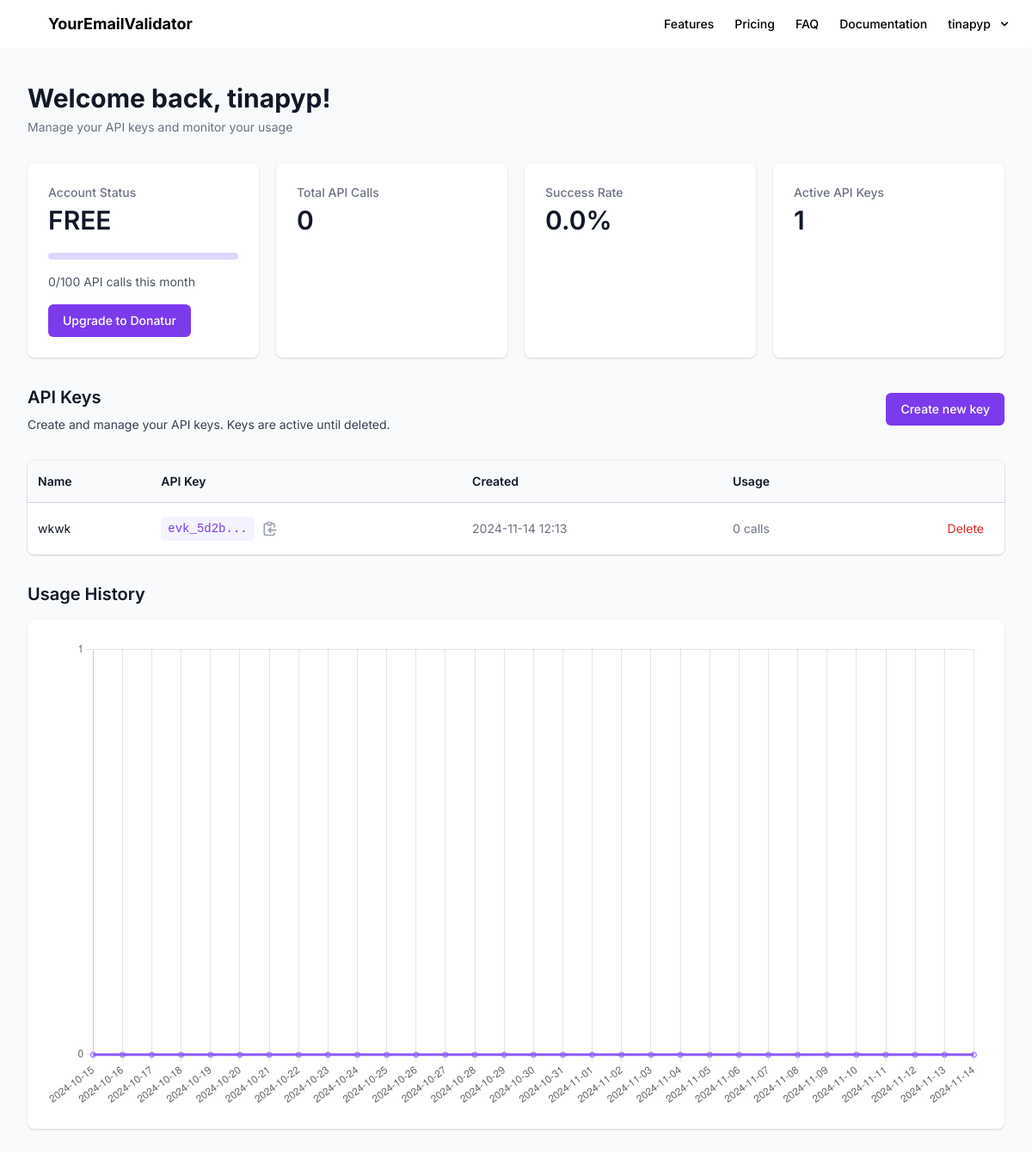
Before: /dashboard (signed in) with the older database file.
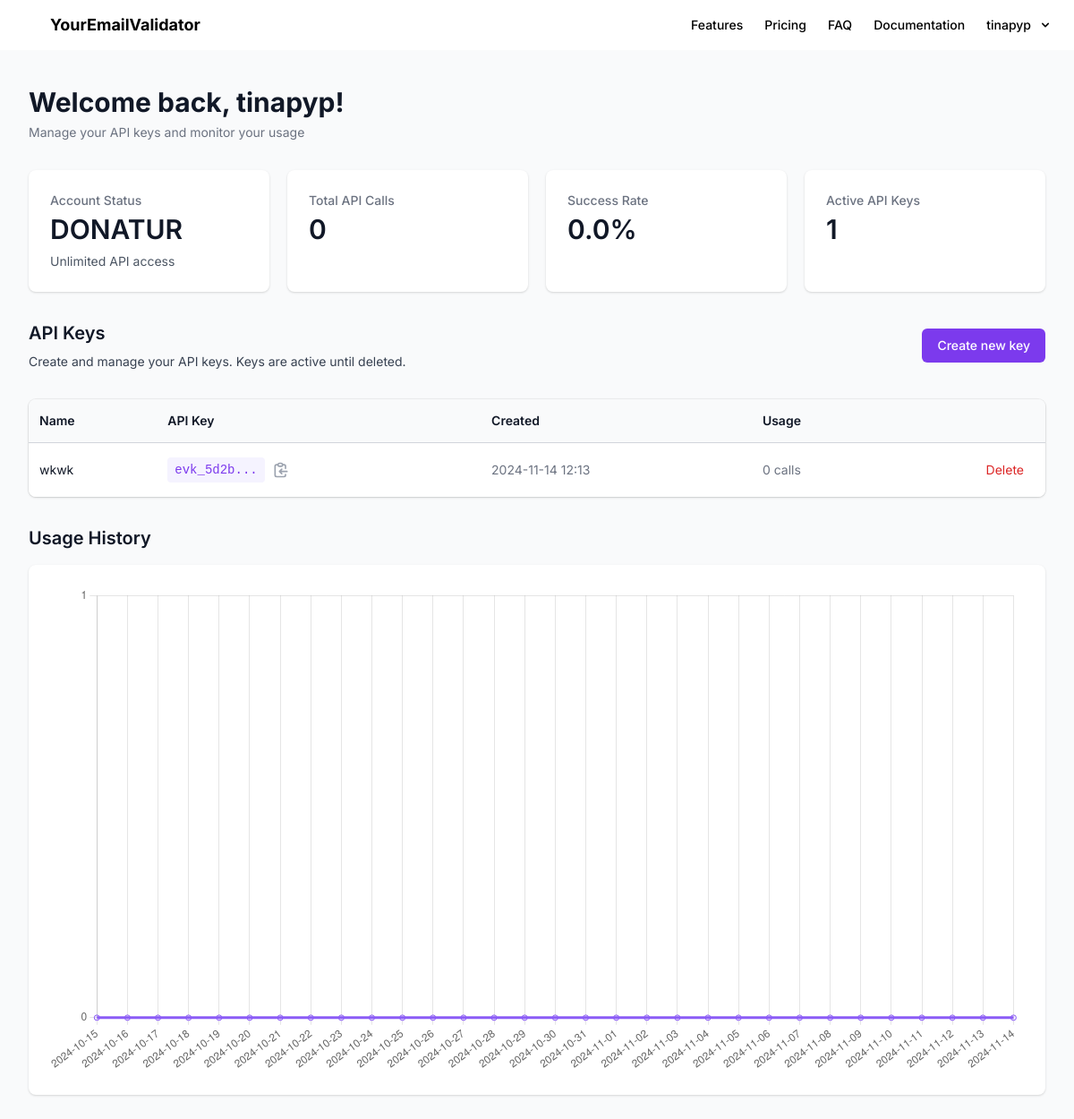
After: the same page with the newer database file.
### app/auth/models.py (models this page shows)
class User(Base):
    __tablename__ = "users"
    id = Column(Integer, primary_key=True, index=True)
    email = Column(String, unique=True, index=True)
    username = Column(String, unique=True, index=True)
    hashed_password = Column(String)
    status = Column(String, default=UserStatus.FREE)
    is_active = Column(Boolean, default=True)
    created_at = Column(DateTime(timezone=True), server_default=func.now())
    api_keys = relationship(
        "APIKey", back_populates="user", cascade="all, delete-orphan"
    )
    api_usage = relationship(
        "APIUsage", back_populates="user", cascade="all, delete-orphan"
    )

### app/api/models.py (models this page shows, shortened)
class APIKey(Base):
    __tablename__ = "api_keys"
    id = Column(Integer, primary_key=True, index=True)
    key = Column(String, unique=True, index=True)
    name = Column(String)
    user_id = Column(Integer, ForeignKey("users.id", ondelete="CASCADE"))
    created_at = Column(DateTime(timezone=True), server_default=func.now())
    is_active = Column(Boolean, default=True)
    usage_count = Column(Integer, default=0)
    user = relationship("User", back_populates="api_keys")
    usage = relationship(
        "APIUsage", back_populates="api_key", cascade="all, delete-orphan"
    )

### app/web/routes.py (the view)
@router.get("/dashboard", response_class=HTMLResponse)
async def dashboard(
    request: Request,
    db: Session = Depends(get_db),
    current_user: User = Depends(get_current_user),
):
    api_keys = (
        db.query(APIKey)
        .filter(APIKey.user_id == current_user.id, APIKey.is_active == True)
        .all()
    )
    usage_stats = get_dashboard_stats(current_user, db)
    usage_stats["dates"] = [date.isoformat() for date in usage_stats["dates"]]
    return templates.TemplateResponse(
        "pages/dashboard.html",
        {
            "request": request,
            "current_user": current_user,
            "api_keys": api_keys,
            "usage_stats": usage_stats,
        },
    )

### templates/pages/dashboard.html (shortened to what this page needs)
{% extends 'base.html' %}
{% block content %}
  <div class="min-h-screen bg-gray-50">
    <main class="py-10">
      <div class="max-w-7xl mx-auto px-4 sm:px-6 lg:px-8">
        <div class="md:flex md:items-center md:justify-between">
          <div class="flex-1 min-w-0">
            <h1 class="text-3xl font-bold leading-tight text-gray-900">Welcome back, {{ current_user.username }}!</h1>
            <p class="mt-1 text-sm text-gray-500">Manage your API keys and monitor your usage</p>
          </div>
        </div>
        <div class="mt-8 grid grid-cols-1 gap-5 sm:grid-cols-2 lg:grid-cols-4">
          <div class="bg-white overflow-hidden shadow rounded-lg">
            <div class="px-4 py-5 sm:p-6">
              <dt class="text-sm font-medium text-gray-500 truncate">Account Status</dt>
              <dd class="mt-1 text-3xl font-semibold text-gray-900">{{ current_user.status }}</dd>
              {% if current_user.status == 'FREE' %}
                <div class="mt-4">
                  <div class="relative pt-1">
                    <div class="overflow-hidden h-2 mb-4 text-xs flex rounded bg-purple-200">
                      {% set usage_percent = usage_stats.total_calls / 100 * 100 %}
                    </div>
                  </div>
                  <p class="text-sm text-gray-600">{{ usage_stats.total_calls }}/100 API calls this month</p>
                  <form action="{{ url_for('upgrade_to_donatur') }}" method="POST" class="mt-4">
                    <button type="submit" class="inline-flex items-center px-4 py-2 border border-transparent text-sm font-medium rounded-md text-white bg-purple-600 hover:bg-purple-700 focus:outline-none focus:ring-2 focus:ring-offset-2 focus:ring-purple-500">Upgrade to Donatur</button>
                  </form>
                </div>
              {% else %}
                <p class="mt-2 text-sm text-gray-600">Unlimited API access</p>
              {% endif %}
            </div>
          </div>
          <div class="bg-white overflow-hidden shadow rounded-lg">
            <div class="px-4 py-5 sm:p-6">
              <dt class="text-sm font-medium text-gray-500 truncate">Total API Calls</dt>
              <dd class="mt-1 text-3xl font-semibold text-gray-900">{{ usage_stats.total_calls|default(0) }}</dd>
            </div>
          </div>
          <div class="bg-white overflow-hidden shadow rounded-lg">
            <div class="px-4 py-5 sm:p-6">
              <dt class="text-sm font-medium text-gray-500 truncate">Success Rate</dt>
              <dd class="mt-1 text-3xl font-semibold text-gray-900">{{ '%.1f'|format(usage_stats.success_rate|default(0)) }}%</dd>
            </div>
          </div>
          <div class="bg-white overflow-hidden shadow rounded-lg">
            <div class="px-4 py-5 sm:p-6">
              <dt class="text-sm font-medium text-gray-500 truncate">Active API Keys</dt>
              <dd class="mt-1 text-3xl font-semibold text-gray-900">{{ api_keys|length }}</dd>
            </div>
          </div>
        </div>
        <div class="mt-8">
          <div class="sm:flex sm:items-center">
            <div class="sm:flex-auto">
              <h2 class="text-xl font-semibold text-gray-900">API Keys</h2>
              <p class="mt-2 text-sm text-gray-700">Create and manage your API keys. Keys are active until deleted.</p>
            </div>
            <div class="mt-4 sm:mt-0 sm:ml-16 sm:flex-none">
              <button type="button" onclick="openCreateKeyModal()" class="inline-flex items-center justify-center px-4 py-2 border border-transparent text-sm font-medium rounded-md text-white bg-purple-600 hover:bg-purple-700 focus:outline-none focus:ring-2 focus:ring-offset-2 focus:ring-purple-500">Create new key</button>
            </div>
          </div>
          <div class="mt-8 flex flex-col">
            <div class="-my-2 -mx-4 overflow-x-auto sm:-mx-6 lg:-mx-8">
              <div class="inline-block min-w-full py-2 align-middle md:px-6 lg:px-8">
                <div class="overflow-hidden shadow ring-1 ring-black ring-opacity-5 md:rounded-lg">
                  <table class="min-w-full divide-y divide-gray-300">
                    <thead class="bg-gray-50">
                      <tr>
                        <th scope="col" class="px-3 py-3.5 text-left text-sm font-semibold text-gray-900">Name</th>
                        <th scope="col" class="px-3 py-3.5 text-left text-sm font-semibold text-gray-900">API Key</th>
                        <th scope="col" class="px-3 py-3.5 text-left text-sm font-semibold text-gray-900">Created</th>
                        <th scope="col" class="px-3 py-3.5 text-left text-sm font-semibold text-gray-900">Usage</th>
                        <th scope="col" class="relative py-3.5 pl-3 pr-4 sm:pr-6">
                        </th>
                      </tr>
                    </thead>
                    <tbody class="divide-y divide-gray-200 bg-white">
                      {% for key in api_keys %}
                        <tr>
                          <td class="whitespace-nowrap px-3 py-4 text-sm text-gray-900">{{ key.name }}</td>
                          <td class="whitespace-nowrap px-3 py-4 text-sm">
                            <div class="flex items-center">
                              <code class="text-sm text-purple-600 bg-purple-50 px-2 py-1 rounded">{{ key.key[:8] }}...</code>
                              <button onclick="copyToClipboard('{{ key.key }}')" class="ml-2 text-gray-400 hover:text-gray-600">
                                <svg class="h-5 w-5" fill="none" stroke="currentColor" viewBox="0 0 24 24">
                                  <path stroke-linecap="round" stroke-linejoin="round" stroke-width="2" d="M8 5H6a2 2 0 00-2 2v12a2 2 0 002 2h10a2 2 0 002-2v-1M8 5a2 2 0 002 2h2a2 2 0 002-2M8 5a2 2 0 012-2h2a2 2 0 012 2m0 0h2a2 2 0 012 2v3m2 4H10m0 0l3-3m-3 3l3 3" />
                                </svg>
                              </button>
                            </div>
                          </td>
                          <td class="whitespace-nowrap px-3 py-4 text-sm text-gray-500">{{ key.created_at.strftime('%Y-%m-%d %H:%M') }}</td>
                          <td class="whitespace-nowrap px-3 py-4 text-sm text-gray-500">{{ key.usage_count|default(0) }} calls</td>
                          <td class="relative whitespace-nowrap py-4 pl-3 pr-4 text-right text-sm font-medium sm:pr-6">
                            <button onclick="deleteApiKey('{{ key.id }}')" class="text-red-600 hover:text-red-900">Delete</button>
                          </td>
                        </tr>
                      {% else %}
                        <tr>
                          <td colspan="5" class="px-3 py-4 text-sm text-gray-500 text-center">No API keys yet. Create one to get started!</td>
                        </tr>
                      {% endfor %}
                    </tbody>
                  </table>
                </div>
              </div>
            </div>
          </div>
        </div>
        <div class="mt-8">
          <h2 class="text-xl font-semibold text-gray-900">Usage History</h2>
          <div class="mt-4 bg-white shadow rounded-lg p-6">
            <canvas id="usageChart"></canvas>
          </div>
        </div>
      </div>
    </main>
  </div>
{% endblock %}

### templates/base.html (shortened to what this page needs)
<!DOCTYPE html>
<html lang="en">
  <head>
    <link href="https://cdn.jsdelivr.net/npm/tailwindcss@2.2.19/dist/tailwind.min.css" rel="stylesheet" />
    <link href="{{ url_for('static', path='/css/styles.css') }}" rel="stylesheet" />
  </head>
  <body class="bg-gradient min-h-screen flex flex-col">
    {% include 'components/header.html' %}
    <main class="flex-1">
      {% block content %}
      {% endblock %}
    </main>
  </body>
</html>

### templates/components/header.html (shortened to what this page needs)
<header class="px-4 lg:px-6 h-14 flex items-center backdrop-filter backdrop-blur-sm bg-white bg-opacity-50 sticky top-0 z-50">
    <a href="{{ url_for('home') }}" class="flex items-center justify-center">
        <i class="h-6 w-6 text-purple-500"></i>
        <span class="ml-2 text-lg font-bold">YourEmailValidator</span>
    </a>
    <nav class="ml-auto flex items-center gap-4 sm:gap-6">
        <a href="#features" class="text-sm font-medium hover:text-purple-500 transition-colors">Features</a>
        <a href="#pricing" class="text-sm font-medium hover:text-purple-500 transition-colors">Pricing</a>
        <a href="#faq" class="text-sm font-medium hover:text-purple-500 transition-colors">FAQ</a>
        <a href="/docs-api" class="text-sm font-medium hover:text-purple-500 transition-colors">Documentation</a>
        {% if current_user is not none %}
            <div class="relative" x-data="{ open: false }">
                <button @click="open = !open" class="flex items-center gap-2 text-sm font-medium hover:text-purple-500 transition-colors">
                    <span>{{ current_user.username }}</span>
                    <svg xmlns="http://www.w3.org/2000/svg" class="h-4 w-4" viewBox="0 0 20 20" fill="currentColor">
                        <path fill-rule="evenodd" d="M5.293 7.293a1 1 0 011.414 0L10 10.586l3.293-3.293a1 1 0 111.414 1.414l-4 4a1 1 0 01-1.414 0l-4-4a1 1 0 010-1.414z" clip-rule="evenodd" />
                    </svg>
                </button>
            </div>
        {% endif %}
    </nav>
</header>

### static/css/styles.css (style rules this page uses)
body { font-family: "Inter", sans-serif; }
.bg-gradient { background: linear-gradient(to bottom, #ffffff, #f9fafb); }

Changed rows visible on the page:
changed User "tinapyp": status "FREE" → "DONATUR"
Other visible differences:
{{ usage_stats.total_calls }}: "0" → (not shown)
text no longer shown: "/100 API calls this month Upgrade to Donatur"
text now shown: "Unlimited API access"
